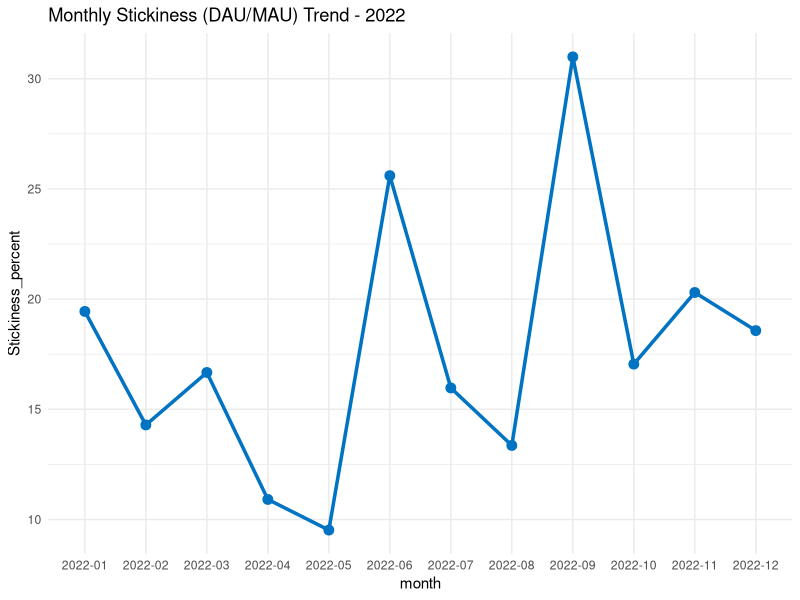

Write R code to recreate this figure.
## ---- chunk 1
library(readr)
library(ggplot2)
library(dplyr)
## ---- chunk 2
stickiness_data <- read_csv("STICKNESS.csv")
## ---- chunk 3
stickiness_data <- stickiness_data %>%
  mutate(month = factor(month, levels = unique(month)))

ggplot(stickiness_data, aes(x = month, y = Stickiness_percent, group = 1)) +
  geom_line(color = "#0073C2", size = 1.2) +
  geom_point(color = "#0073C2", size = 3) +
  labs(title = "Monthly Stickiness (DAU/MAU) Trend - 2022") +
  theme_minimal()
